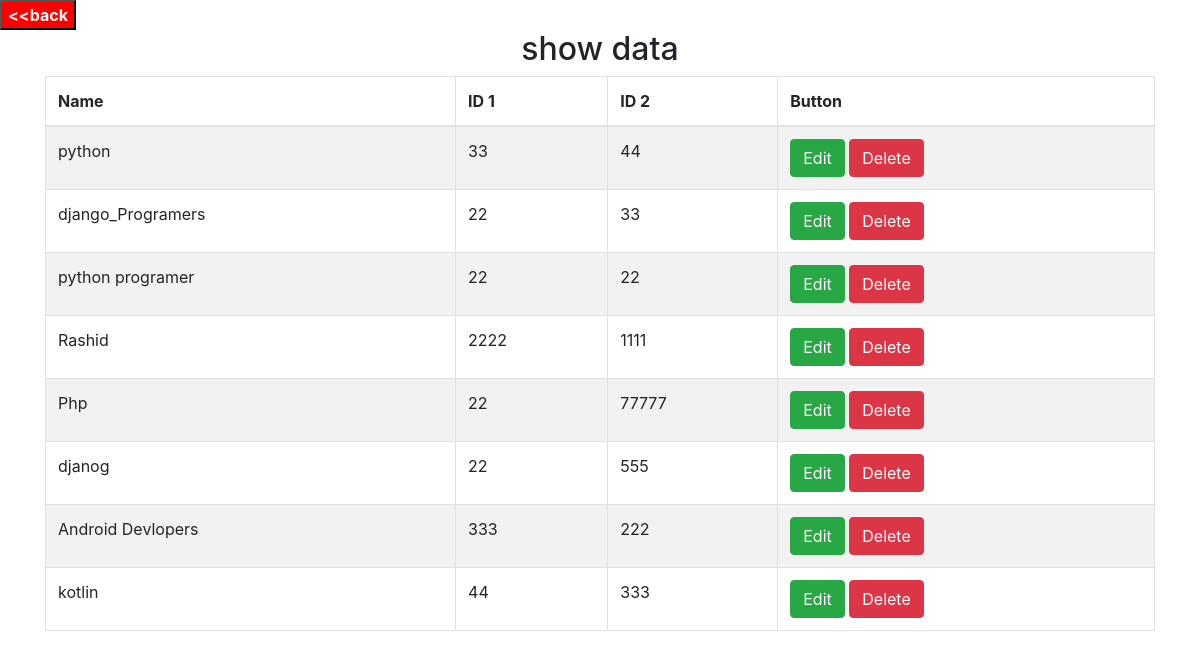
Page /show/ on the committed database.
### home/models.py (models this page shows, shortened)
class Entry(models.Model):
    id1 = models.CharField(max_length=10,primary_key=True)
    id2 = models.CharField(max_length=50)
    id3 = models.CharField(max_length=50)

### home/views.py (the view)
# urls.py: path('show/',views.show,name="show"),
def show(request):
     data = Entry.objects.all()
     return render(request,"show.html",{'data':data})

### templates/show.html (shortened to what this page needs)
<!DOCTYPE html>
<html lang="en">
<head>
{% load static %}
     <link rel="stylesheet" href="{% static '/css/bootstrap.min.css' %}">
  <link rel="stylesheet" href="{% static '/css/all.min.css' %}">
</head>
<body>
  <div class="sdiv">
  <form action="/home">
  <input type="submit"value="<<back" id="ws">
  </form>
  </div>
  <div class="container">
  <div class="table-responsive">
   <h2 class="text-center">show data</h2>
  <table class="table table-striped table-bordered table-hovers">
  <thead>
  <th>Name</th>
   <th>ID 1</th>
    <th>ID 2</th>
     <th>Button</th>
     </thead>
    {%for d in data%}
     <tr>
     <td>{{d.id1}}</td>
        <td>{{ d.id2}}</td>
           <td>{{ d.id3}}</td>
           <td>
              <a class="btn btn-success" href="/edit?id={{d.id1}}">Edit</a>
                        <a  class="btn btn-danger"href="/delete?id={{d.id1}}">Delete</a>
                        </td>
     </tr>
{% endfor %}
  </table>
  </div>
  </div>
</body>
</html>

### templates/show.html (style rules this page uses)
#ws { background-color:red; color:white; font-weight:bold; }

### rows in the picture
Entry: id1 "python", id2 "33", id3 "44"
Entry: id1 "django_Programers", id2 "22", id3 "33"
Entry: id1 "python programer", id2 "22", id3 "22"
Entry: id1 "Rashid", id2 "2222", id3 "1111"
Entry: id1 "Php", id2 "22", id3 "77777"
Entry: id1 "djanog", id2 "22", id3 "555"
Entry: id1 "Android Devlopers", id2 "333", id3 "222"
Entry: id1 "kotlin", id2 "44", id3 "333"
